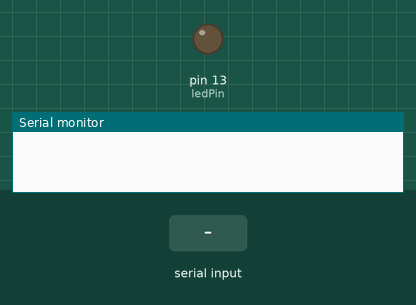
This sketch was run on a simulated Arduino Uno, built with avr-gcc and run on an emulated ATmega328P. Shown: output pins drawn as LEDs (lit = HIGH), the last lines printed to the serial monitor. Inputs (shaded band) come from the test bench.

Above: at 1.2 s.
1.3 s: byte 30 received over Serial
At 2.7 s:
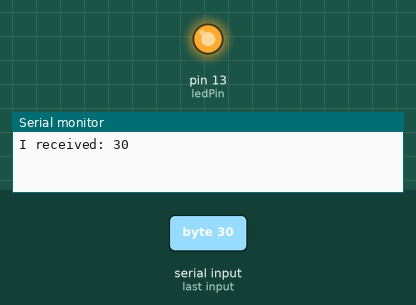
Timing chart, 0 to 4.3 s (numbered marks = the images above; inputs shaded):
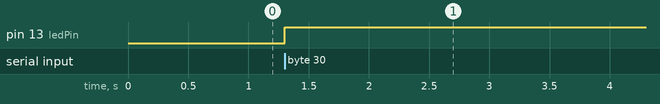

The sketch:

AnalogReadSerial.ino
```cpp
/* Flashing LED
 * ------------
 *
 * Turns on and off a light emitting diode(LED) connected to a digital
 * pin, in intervals of 2 seconds.
 *
 */
int incomingByte = 0;   // for incoming serial data
int ledPin = 13;                 // LED connected to digital pin 13

void setup()
{
  pinMode(ledPin, OUTPUT);  // sets the digital pin as output
    Serial.begin(9600); //start serial
}

void loop()
{
  if (Serial.available() > 0)
  {
           // send data only when you receive data:

                // read the incoming byte:
                incomingByte = Serial.read();

                // say what you got:
                Serial.print("I received: ");
                Serial.println(incomingByte, DEC);

       digitalWrite(ledPin, HIGH);   // sets the LED on
       delay(10000);                  // waits for a second
                  // waits for a second
  }
}
```

Measured:
- after the input at 1.3 s, pin 13 (ledPin): LOW → HIGH at once
